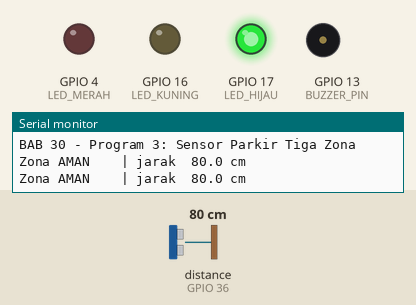
The sketch below on a simulated ESP32. On the bench: output pins drawn as LEDs (lit = HIGH), buzzer (waves = sounding, pin HIGH), the last lines printed to the serial monitor. Wiring (inferred from the names in the program): ultrasonic range finder: trigger GPIO 25; echo GPIO 36. The test bench sets the inputs (shaded band); at power-on: distance to the obstacle (sensor on GPIO 36) 80 cm. The echo pulse lasts 58.3 µs per cm; pins used as bus, display or sensor lines are not drawn.

Above: at 1.2 s.
1.3 s: distance to the obstacle (sensor on GPIO 36) set to 56 cm
2.8 s: distance to the obstacle (sensor on GPIO 36) set to 47 cm
At 3.35 s:
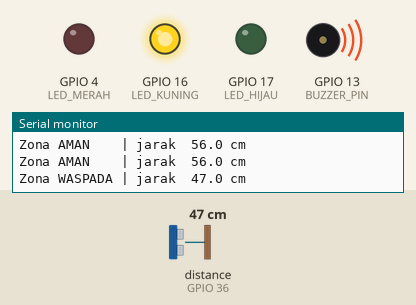
5.8 s: distance to the obstacle (sensor on GPIO 36) set to 23 cm
8.8 s: distance to the obstacle (sensor on GPIO 36) set to 19 cm
At 9.05 s:
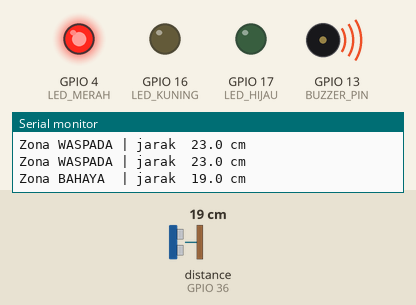
11.8 s: distance to the obstacle (sensor on GPIO 36) set to 35 cm
At 12.1 s:
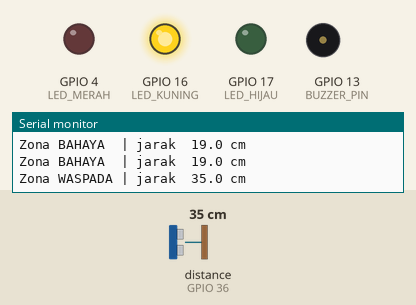
14.8 s: distance to the obstacle (sensor on GPIO 36) set to 18 cm
At 15.05 s:
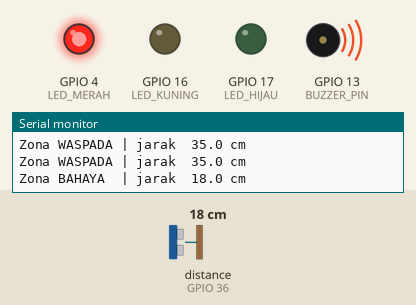
Timing chart, 0 to 18.8 s (numbered marks = the images above; inputs shaded):
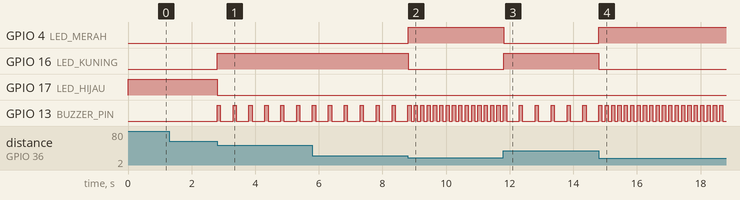

Measured:
- the behaviour switches between 51 and 50 cm on distance to the obstacle (sensor on GPIO 36) (found by bisection; images 0 and 1)
- the behaviour switches between 21 and 20 cm on distance to the obstacle (sensor on GPIO 36) (found by bisection; images 1 and 2)
- after the input at 2.8 s, GPIO 16 (LED_KUNING): LOW → HIGH at once; GPIO 17 (LED_HIJAU): HIGH → LOW at once; GPIO 13 (BUZZER_PIN): alternates HIGH for 0.10 s and LOW for 0.40 s, starting at once
- after the input at 8.8 s, GPIO 4 (LED_MERAH): LOW → HIGH at once; GPIO 16 (LED_KUNING): HIGH → LOW at once; GPIO 13 (BUZZER_PIN): alternates HIGH for 0.10 s and LOW for 0.10 s, starting after 0.20 s
- after the input at 11.8 s, GPIO 4 (LED_MERAH): HIGH → LOW at once; GPIO 16 (LED_KUNING): LOW → HIGH at once; GPIO 13 (BUZZER_PIN): alternates HIGH for 0.10 s and LOW for 0.40 s, starting after 0.50 s
- after the input at 14.8 s, GPIO 4 (LED_MERAH): LOW → HIGH at once; GPIO 16 (LED_KUNING): HIGH → LOW at once; GPIO 13 (BUZZER_PIN): alternates HIGH for 0.10 s and LOW for 0.10 s, starting after 0.20 s

The sketch:

p3_sensor_parkir.ino
```cpp
/*
 * BAB 30 - Program 3: Sensor Parkir Tiga Zona
 * Jarak diukur 10 kali per detik. LED dan buzzer menunjukkan zonanya:
 *   AMAN    (lebih dari 50 cm, atau tidak ada benda) : LED hijau, buzzer diam
 *   WASPADA (20 sampai 50 cm)                        : LED kuning, bip pelan
 *   BAHAYA  (kurang dari 20 cm)                      : LED merah, bip cepat
 * Tidak ada delay() di loop(), jadi irama bip tetap rapi.
 *
 * Rangkaian:
 *   Tr   (header hijau) → IO25   (lepas dulu kabel SW2 → 25)
 *   Ec   (header hijau) → pembagi tegangan 1 kΩ + 2 kΩ → IO36 (VP)
 *   BUZZ                → IO13
 *   LED1 (merah)        → IO4
 *   LED4 (kuning)       → IO16
 *   LED2 (hijau)        → IO17
 */

#define PIN_TRIG   25
#define PIN_ECHO   36
#define BUZZER_PIN 13
#define LED_MERAH  4
#define LED_KUNING 16
#define LED_HIJAU  17

const unsigned long BATAS_TUNGGU_US = 15000;  // 15 ms: cukup untuk benda sampai ±2,4 m
const float BATAS_BAHAYA_CM  = 20.0;
const float BATAS_WASPADA_CM = 50.0;
const unsigned long LAMA_BIP_MS = 100;        // lama buzzer berbunyi pada setiap bip

enum Zona { AMAN, WASPADA, BAHAYA };

// Timer serbaguna dari BAB 16
struct Timer {
  unsigned long interval;   // ms
  unsigned long waktuLalu;  // hasil millis() saat terakhir dijalankan

  // Mengembalikan true kalau sudah waktunya, lalu mencatat waktunya
  bool sudahWaktunya(unsigned long sekarang) {
    if (sekarang - waktuLalu >= interval) {
      waktuLalu = sekarang;
      return true;
    }
    return false;
  }
};

Timer timerUkur    = {100, 0};  // ukur jarak setiap 100 ms (minimal 60 ms)
Timer timerLaporan = {500, 0};  // laporan ke Serial Monitor setiap 500 ms

float jarakCm = -1;             // -1 artinya tidak ada benda dalam jangkauan
Zona zona = AMAN;
bool buzzerNyala = false;
unsigned long waktuBuzzerLalu = 0;

unsigned long ukurEchoUs() {
  digitalWrite(PIN_TRIG, LOW);
  delayMicroseconds(2);
  digitalWrite(PIN_TRIG, HIGH);
  delayMicroseconds(10);
  digitalWrite(PIN_TRIG, LOW);
  return pulseIn(PIN_ECHO, HIGH, BATAS_TUNGGU_US);
}

Zona tentukanZona(float jarak) {
  if (jarak < 0) return AMAN;                   // tidak ada pantulan
  if (jarak < BATAS_BAHAYA_CM) return BAHAYA;
  if (jarak < BATAS_WASPADA_CM) return WASPADA;
  return AMAN;
}

const char *namaZona(Zona z) {
  if (z == BAHAYA) return "BAHAYA";
  if (z == WASPADA) return "WASPADA";
  return "AMAN";
}

// Hanya LED milik zona saat ini yang menyala
void tampilkanLed(Zona z) {
  digitalWrite(LED_HIJAU,  z == AMAN    ? HIGH : LOW);
  digitalWrite(LED_KUNING, z == WASPADA ? HIGH : LOW);
  digitalWrite(LED_MERAH,  z == BAHAYA  ? HIGH : LOW);
}

// Bip tanpa delay(): bunyi 100 ms, lalu diam 400 ms (WASPADA) atau 100 ms (BAHAYA)
void aturBuzzer(Zona z, unsigned long sekarang) {
  if (z == AMAN) {
    buzzerNyala = false;
    digitalWrite(BUZZER_PIN, LOW);
    return;
  }
  unsigned long lamaDiam = (z == BAHAYA) ? 100 : 400;
  unsigned long lamaKeadaanIni = buzzerNyala ? LAMA_BIP_MS : lamaDiam;
  if (sekarang - waktuBuzzerLalu >= lamaKeadaanIni) {
    waktuBuzzerLalu = sekarang;
    buzzerNyala = !buzzerNyala;
    digitalWrite(BUZZER_PIN, buzzerNyala ? HIGH : LOW);
  }
}

void setup() {
  Serial.begin(115200);
  pinMode(PIN_TRIG, OUTPUT);
  digitalWrite(PIN_TRIG, LOW);
  pinMode(PIN_ECHO, INPUT);
  pinMode(BUZZER_PIN, OUTPUT);
  digitalWrite(BUZZER_PIN, LOW);
  pinMode(LED_MERAH, OUTPUT);
  pinMode(LED_KUNING, OUTPUT);
  pinMode(LED_HIJAU, OUTPUT);
  tampilkanLed(AMAN);
  Serial.println("BAB 30 - Program 3: Sensor Parkir Tiga Zona");
}

void loop() {
  unsigned long sekarang = millis();

  // Tugas 1: ukur jarak 10 kali per detik, lalu tentukan zonanya
  if (timerUkur.sudahWaktunya(sekarang)) {
    unsigned long durasi = ukurEchoUs();
    jarakCm = (durasi == 0) ? -1.0 : durasi * 0.0343 / 2;
    zona = tentukanZona(jarakCm);
    tampilkanLed(zona);
  }

  // Tugas 2: bunyikan buzzer sesuai zona
  aturBuzzer(zona, sekarang);

  // Tugas 3: laporan ke Serial Monitor
  if (timerLaporan.sudahWaktunya(sekarang)) {
    if (jarakCm < 0) {
      Serial.println("Zona AMAN    | tidak ada benda dalam jangkauan");
    } else {
      Serial.printf("Zona %-7s | jarak %5.1f cm\n", namaZona(zona), jarakCm);
    }
  }
}
```
